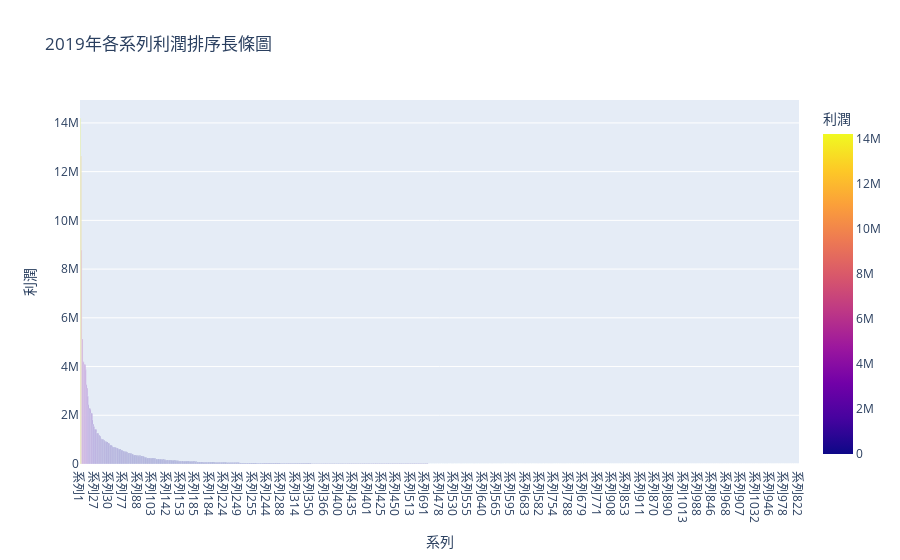

Notebook cell for this chart:
### Code cell
fig = px.bar(data_frame = profit_data,
             x = '系列', 
             y = '利潤',
             title='2019年各系列利潤排序長條圖' ,
             color = '利潤')
# plot(fig, filename='2019年個系列利潤.html')
fig

### Figure 1 — Plotly figure (JSON) as saved in the notebook; plotly's stock layout.template omitted (floating-point values rounded to 4 significant figures; data arrays with more than 128 entries replaced by an {"elided": "..."} marker saying what was removed)
{"data": [{"alignmentgroup": "True", "hovertemplate": "系列=%{x}<br>利潤=%{marker.color}<extra></extra>", "legendgroup": "", "marker": {"color": {"elided": "1051 float values"}, "coloraxis": "coloraxis"}, "name": "", "offsetgroup": "", "orientation": "v", "showlegend": false, "textposition": "auto", "type": "bar", "x": {"elided": "1051 str values"}, "xaxis": "x", "y": {"elided": "1051 float values"}, "yaxis": "y"}], "layout": {"barmode": "relative", "coloraxis": {"colorbar": {"title": {"text": "利潤"}}, "colorscale": [[0, "#0d0887"], [0.1111, "#46039f"], [0.2222, "#7201a8"], [0.3333, "#9c179e"], [0.4444, "#bd3786"], [0.5556, "#d8576b"], [0.6667, "#ed7953"], [0.7778, "#fb9f3a"], [0.8889, "#fdca26"], [1, "#f0f921"]]}, "legend": {"tracegroupgap": 0}, "title": {"text": "2019年各系列利潤排序長條圖"}, "xaxis": {"anchor": "y", "domain": [0, 1], "title": {"text": "系列"}}, "yaxis": {"anchor": "x", "domain": [0, 1], "title": {"text": "利潤"}}}}
